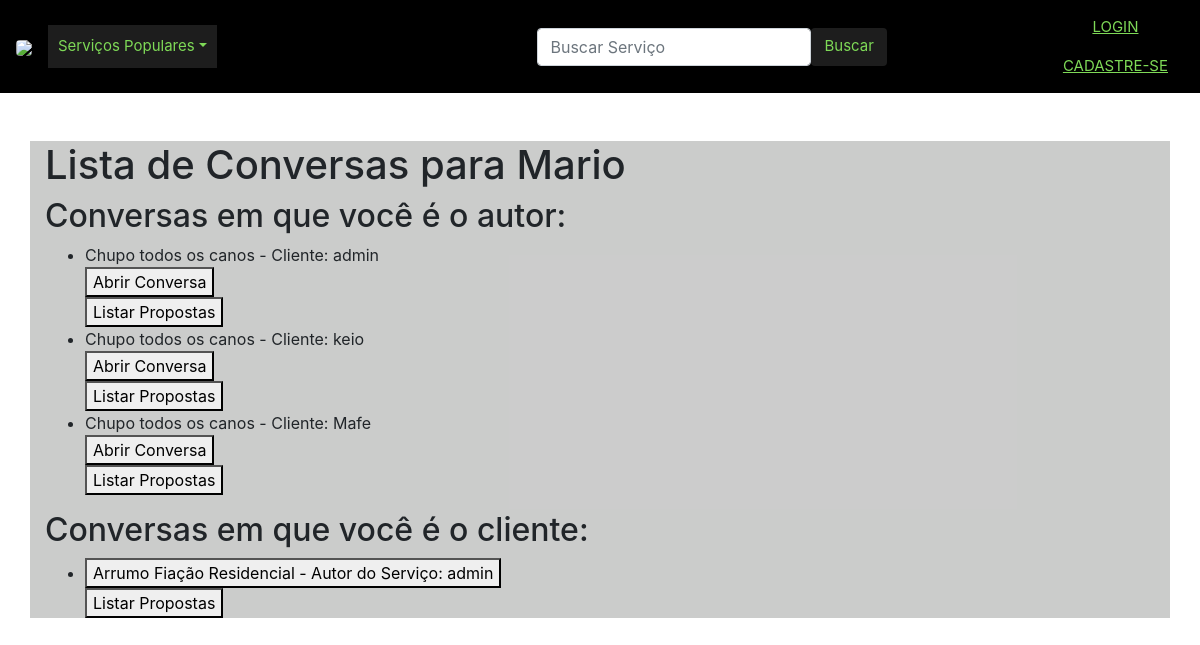
Page /Mario/lista_conversas/ on the committed database.
### site_final/models.py (models this page shows, shortened)
class SalaDeMensagens(models.Model):
    servico = models.ForeignKey('Servico', on_delete=models.CASCADE)
    clientes = models.ManyToManyField(User, related_name='salas_de_mensagens')
    identificador_sala = models.CharField(max_length=100, default='seila')

class Servico(models.Model):
    nome = models.CharField(max_length=100)
    descricao = models.TextField()
    autor = models.ForeignKey(User, on_delete=models.CASCADE)
    categoria = models.ForeignKey(Categoria, on_delete=models.CASCADE)
    subcategoria = models.ForeignKey(SubCategoria, on_delete=models.CASCADE)
    preco = models.DecimalField(max_digits=6, decimal_places=2, default=0.0)

### site_final/views.py (the view)
# urls.py: path('<str:username>/lista_conversas/', views.servico_lista_conversas, name='servico_lista_conversas'),
def servico_lista_conversas(request, username):
    usuario = get_object_or_404(User, username=username)
    salas_autor = SalaDeMensagens.objects.filter(servico__autor=usuario)
    salas_cliente = SalaDeMensagens.objects.filter(clientes=usuario).exclude(servico__autor=usuario)
    return render(request, 'servico/servico_lista_conversas.html', {'salas_autor': salas_autor, 'salas_cliente': salas_cliente, 'usuario': usuario})

### site_final/context_processors.py (called while the page is built)
def categorias(request):
    categorias = Categoria.objects.all()
    cat=Categoria.objects.all()
    choices_dynamic = []
    for choice in cat:
        choices_dynamic.append(choice)
    return {'list_types': choices_dynamic}

### site_final/models.py (called while the page is built)
    def __str__(self):
        return self.nome

### site_final/templates/servico/servico_lista_conversas.html (shortened to what this page needs)
<!DOCTYPE html>
<html lang="en">
<head>
</head>
<body>
    {% extends 'base.html' %}
    {% block content %}
    <h1>Lista de Conversas para {{ usuario.username }}</h1>
    <h2>Conversas em que você é o autor:</h2>
    <ul>
        {% for sala in salas_autor %}
        <li>
            {{ sala.servico.nome }} -
            {% for cliente in sala.clientes.all %}
                {% if cliente != usuario %}
                Cliente: {{ cliente.username }}
                <form action="{% url 'conversas' sala.servico.pk cliente.username sala.servico.autor.username %}">
                    <button type="submit">Abrir Conversa</button>
                </form>
                {% endif %}
            {% endfor %}
            <form action="{% url 'listar_propostas' sala.servico.pk %}">
                <button type="submit">Listar Propostas</button>
            </form>
        </li>
        {% endfor %}
    </ul>
    <h2>Conversas em que você é o cliente:</h2>
    <ul>
        {% for sala in salas_cliente %}
        <li>
            <form action="{% url 'conversas' sala.servico.pk usuario.username sala.servico.autor.username %}">
                <button type="submit">{{ sala.servico.nome }} - Autor do Serviço: {{ sala.servico.autor.username }}</button>
            </form>
            <form action="{% url 'listar_propostas' sala.servico.pk %}">
                <button type="submit">Listar Propostas</button>
            </form>
        </li>
        {% endfor %}
    </ul>
    {% endblock %}

### rows in the picture
SalaDeMensagens: servico.nome "Chupo todos os canos"
SalaDeMensagens: servico.nome "Chupo todos os canos"
SalaDeMensagens: servico.nome "Chupo todos os canos"
SalaDeMensagens: servico.nome "Arrumo Fiação Residencial", servico.autor.username "admin"

### other values in the picture
{{ usuario.username }} "Mario"
{{ cliente.username }} "admin"
{{ cliente.username }} "keio"
{{ cliente.username }} "Mafe"
